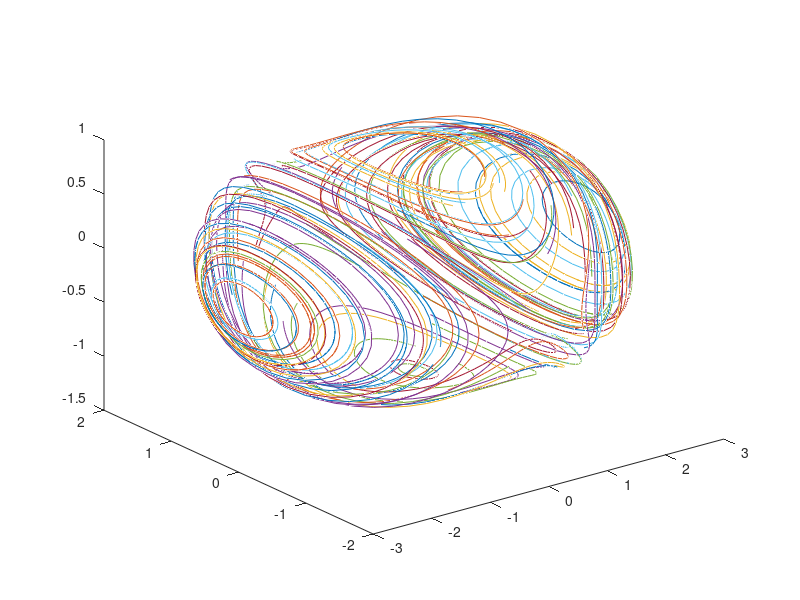

Recreate this plot in MATLAB.
%hw3_problem 2d
clear;
clc;
I1 = 3;
I2 = 2;
I3 = 1;
L = 1;
mu = [0,0,0];


func = @(t,w)[(I2-I3)/I1*w(2)*w(3)+mu(1); %this is wrong.  The whole thing should be divided by I1
              (I3-I1)/I2*w(1)*w(3)+mu(2);
              (I1-I2)/I3*w(1)*w(2)+mu(3)];

tspan = [0,10];
hg_norm = L;

range = 0.4
% for w10 = -range:.05:range
%     for w20 = -range:.05:range
%         if I1^2*w10^2+I2^2*w20^2 > L^2
%             break;
%         end
% %         w10 = L/I1-.1;
% %         w20 = 0.1
%         w30 = sqrt(I1^2*w10^2+I2^2*w20^2+hg_norm^2)/I3;
%         init = [w10,w20,w30];
% 
%         [t, x] = ode45(func, tspan, init);
%         
%         figure(1)
%         plot3(I1*x(:,1),I2*x(:,2),I3*x(:,3));
%         hold on
%     end
% end
for i = 0:1:100
    w10 = rand-0.5;
    w20 = rand-0.5;
    w30 = rand-0.5;
    w_big = [w10, w20, w30];
    w_norm = norm(w_big);
    w = w_big/w_norm;
    w_norm = norm(w)
    
    [t, x] = ode45(func, tspan, w);
    
    figure(1)
    plot3(I1*x(:,1),I2*x(:,2),I3*x(:,3));
    hold on
end
    
% for x10 = [-1.5 -1 -0.5 0 0.5 1 1.5]
%     for x20 = [-1.5 -1 -0.5 0 0.5 1 1.5]
%         [ts,xs] = ode45(func,tspan,[x10;x20]);
%         plot(xs(:,1),xs(:,2))
%         plot(xs(1,1),xs(1,2),'bo') % starting point
%         plot(xs(end,1),xs(end,2),'ks') % ending point
%     end
% end
